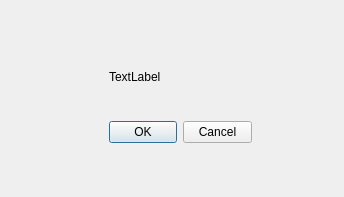
<?xml version="1.0" encoding="UTF-8"?>
<ui version="4.0">
 <class>Form</class>
 <widget class="QWidget" name="Form">
  <property name="geometry">
   <rect>
    <x>0</x>
    <y>0</y>
    <width>344</width>
    <height>197</height>
   </rect>
  </property>
  <property name="windowTitle">
   <string>Form</string>
  </property>
  <widget class="QFrame" name="verticalFrame">
   <property name="geometry">
    <rect>
     <x>100</x>
     <y>50</y>
     <width>161</width>
     <height>102</height>
    </rect>
   </property>
   <layout class="QVBoxLayout" name="verticalLayout">
    <item>
     <widget class="QLabel" name="label">
      <property name="text">
       <string>TextLabel</string>
      </property>
     </widget>
    </item>
    <item>
     <spacer name="horizontalSpacer">
      <property name="orientation">
       <enum>Qt::Horizontal</enum>
      </property>
      <property name="sizeHint" stdset="0">
       <size>
        <width>40</width>
        <height>20</height>
       </size>
      </property>
     </spacer>
    </item>
    <item>
     <widget class="QDialogButtonBox" name="buttonBox">
      <property name="standardButtons">
       <set>QDialogButtonBox::Cancel|QDialogButtonBox::Ok</set>
      </property>
     </widget>
    </item>
   </layout>
  </widget>
 </widget>
 <resources/>
 <connections/>
</ui>
